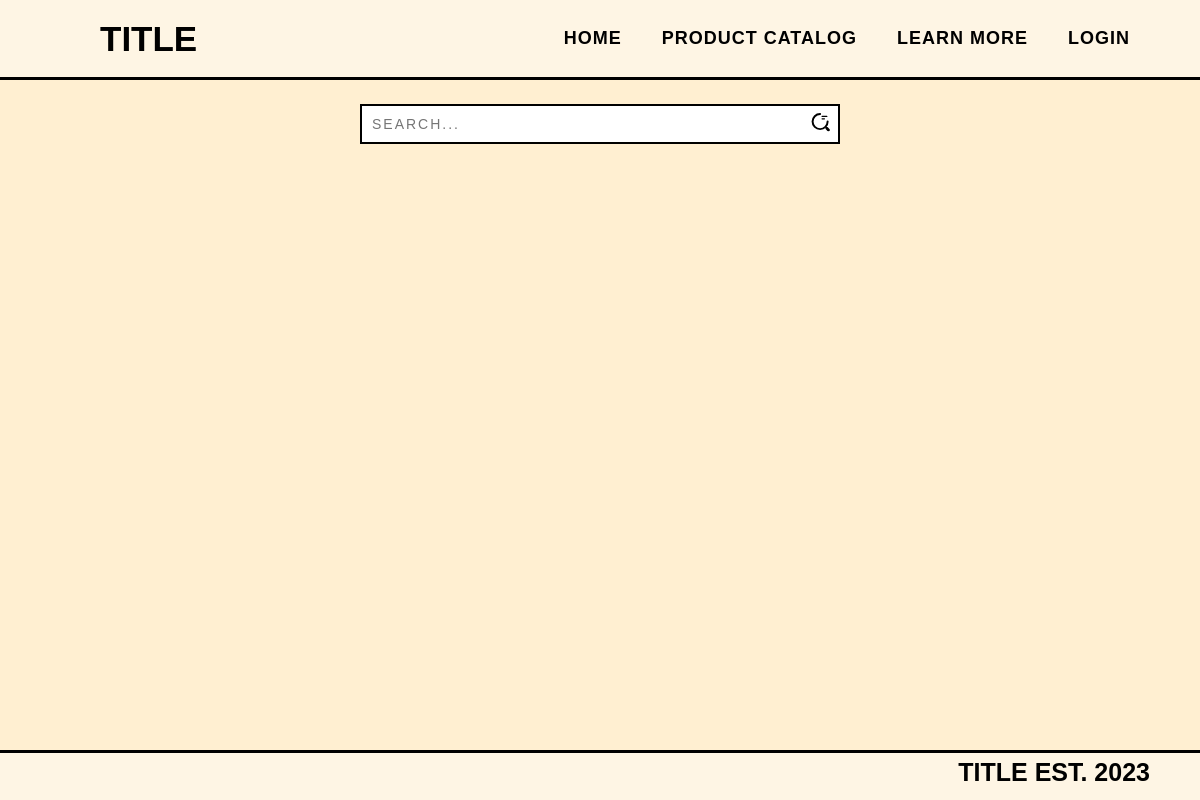
Before: /general/product-catalog.php with the older database file.
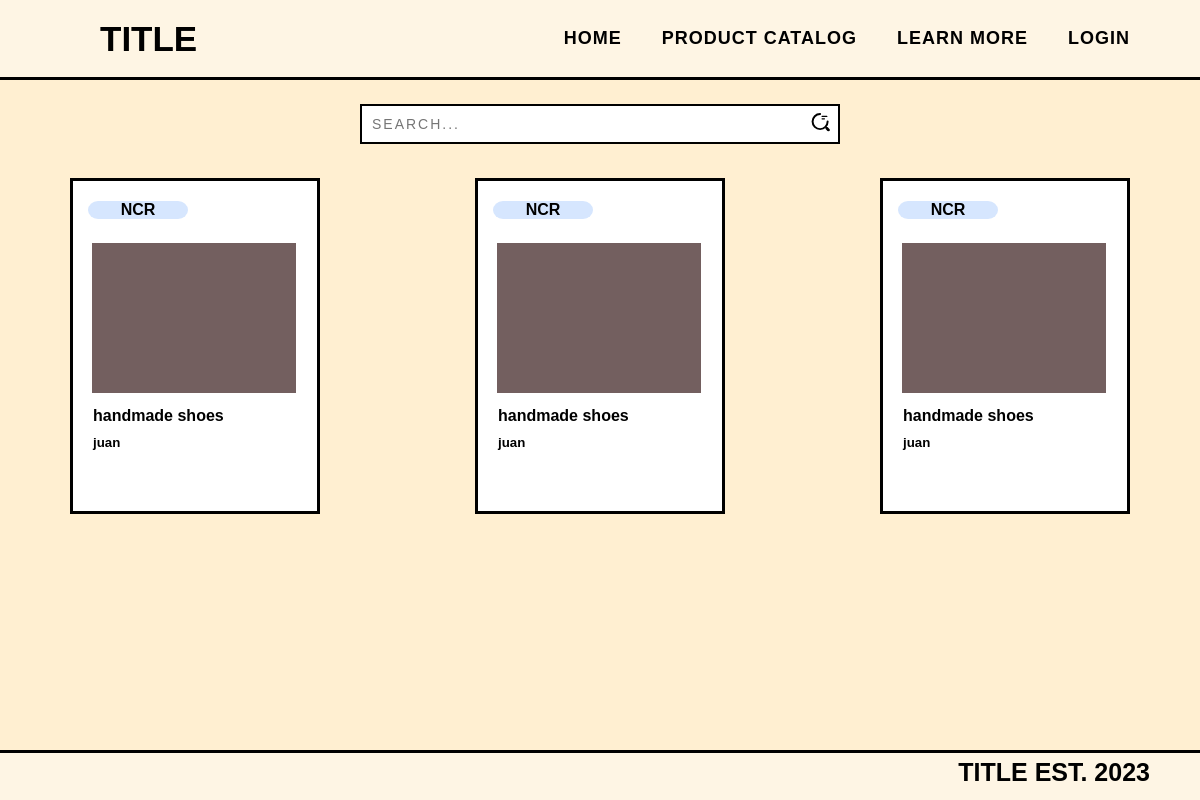
After: the same page with the newer database file.
### tables this page shows
CREATE TABLE `products` (
  `product_id` int(30) NOT NULL,
  `user_id` int(30) NOT NULL,
  `seller_name` varchar(255) NOT NULL,
  `category` varchar(255) NOT NULL,
  `product_name` varchar(255) NOT NULL,
  `product_price` int(50) NOT NULL,
  `product_img` int(255) NOT NULL,
  `product_desc` varchar(1000) NOT NULL
);

### general/product-catalog.php (the view, shortened to what this page needs)
<?php
require_once '../config.php';
?>
<!DOCTYPE html>
<html lang="en">
<head>
    <link rel="stylesheet" href="../styles/global.css">
    <link rel="stylesheet" href="../styles/product-catalog.css">
    <link rel="stylesheet" href="../styles/navbar.css">
    <link rel="stylesheet" href="../styles/footer.css">
</head>
<body>
    <?php
    if (isset($_SESSION['loggedin'])) {
        require_once '../components/navbar-seller.php';
    } else {
        require_once '../components/navbar-general.php';
    }
    ?>
    <div class="container">
        <div class="input-container">
            <form action="product-catalog.php" method="get">
                <input type="text" class="input" placeholder="search..." aria-label="Search" name="query">
            </form>
            <span class="icon">
            </span>
        </div>
        <?php
        $sSearch = "";
        $sql = "SELECT* FROM products";
        if ($sSearch <> "") { ?>
            <?php
            $sql = "SELECT* FROM products WHERE `product_name` LIKE  '%" . $sSearch . "%' or `category` LIKE  '%" . $sSearch . "%'or `seller_name` LIKE  '%" . $sSearch . "%'or `product_price` LIKE  '" . $sSearch . "%'or `product_desc` LIKE  '" . $sSearch . "%'";
            ?>
            <div class="mid_text">
                <h1 class="center"><?php echo " " . $sSearch; ?></h1>
        </div>
        <div class="mid_container">
                <?php
                $upload_dir = '../upload/';
                $result = mysqli_query($conn, $sql);
                $resultCheck = mysqli_num_rows($result);
                if ($resultCheck > 0) {
                    while ($row = mysqli_fetch_assoc($result)) {
                ?>
                        <a href="view_product_specific?id=<?php echo $row['product_id'] ?>" class="product-text sub-link">
                            <div class="card">
                                <div class="capsule">
                                    <p class="capsule_caption"> <?php echo $row['category'] ?> </p>
                                </div>
                                <img src="../img/temp.png" alt="Avatar" style="width:100%">
                                <h4 class="head">
                                    <?php echo $row['product_name'] ?>
                                </h4>
                                <h5 class="read_more">
                                    <?php echo $row['seller_name'] ?>
                                </h5>
                            </div>
                    <?php
                    }
                } else { ?>
                </div>
                    <div class="ex1">
                        <div class="card2">
                            <img src="../img/noitemsfound.png" style=" height: 300px;">
                        </div>
                    </div>
                <?php }
            } else { ?>
                    <div class="mid_container">
                        <?php
                        $result = mysqli_query($conn, $sql);
                        $resultCheck = mysqli_num_rows($result);
                        if ($resultCheck > 0) {
                            while ($row = mysqli_fetch_assoc($result)) {
                        ?>
                                <a href="view_product_specific?id=<?php echo $row['product_id'] ?>" class="product-text sub-link">
                                    <div class="card">
                                        <div class="capsule">
                                            <p class="capsule_caption"> <?php echo $row['category'] ?> </p>
                                        </div>
                                        <img src="../img/temp.png" alt="Avatar" style="width:100%">
                                        <h4 class="head">
                                            <?php echo $row['product_name'] ?>
                                        </h4>
                                        <h5 class="read_more">
                                            <?php echo $row['seller_name'] ?>
                                        </h5>
                            </div>
                            <?php }
                        }
            }
                 ?>
</div>
            </div>
            <?php require_once '../components/footer.php' ?>
</body>
</html>

### components/navbar-general.php (shortened to what this page needs)
<!DOCTYPE html>
<html lang="en">
<head>
  <link rel="stylesheet" href="../styles/global.css">
  <link rel="stylesheet" href="../styles/navbar.css">
</head>
<body>
  <nav class="sticky" id="navbar">
    <div class="logo">
      <p>TITLE</p>
    </div>
    <div>
      <ul>
        <li><a class="active" href="../index.php">HOME</a></li>
        <li><a class="active" href="../general/product-catalog.php">PRODUCT CATALOG</a></li>
        <li><a class="active" href="../general/learn_more.php">LEARN MORE</a></li>
        <li><a class="active" href="../login.php">LOGIN</a></li>
      </ul>
    </div>
  </nav>
</body>
</html>

### components/footer.php (shortened to what this page needs)
<!DOCTYPE html>
<html lang="en">
<head>
    <link rel="stylesheet" href="styles/global.css">
    <link rel="stylesheet" href="styles/footer.css">
</head>
<body>
    <footer>
        <div class="footer">
            <p>TITLE EST. 2023</p>
        </div>
    </footer>
</body>
</html>

### styles/global.css (style rules this page uses)
:root { --bg: #FFEFD1; --wheat: #FEF5E4; --dark-blue: #003077; --orange: #FFA72A; --black: #000; --white: #FFF; --pastel-orange: #FFD892; --pastel-blue: #D6E6FE; --gray:#F3F3F3; }
* { padding: 0; margin: 0; font-family: "Poppins", sans-serif; box-sizing: border-box; color: var(--black); }
body { background: var(--bg); padding-top: 80px; padding-bottom: 80px; }

### styles/product-catalog.css (style rules this page uses)
a { text-decoration: none!important; }
.card { margin-top: 90px; width: 250px; border: solid; color: black; background-color: var(--white); padding: 20px; padding-bottom: 1px; margin: 10px; }
.capsule_caption { text-align: center; font-weight: bold; }
.capsule { border-radius: 10%/50%; width: 100px; background-color: var(--pastel-blue); margin-left: -5px; margin-bottom: 3vh; }
.container { display: flex; flex-direction: column; justify-content: center; align-items: center; }
.mid_container { display: flex; flex-wrap: wrap; align-items: center; justify-content: space-between; align-self: center; width: 90%; }
.head { width: 100%; margin-bottom: 10px; }
.read_more { width: 100%; margin-bottom: 60px; }
img { margin-bottom: 10px; height: 150px; margin-left: -1px; }
.input-container { width: 220px; position: relative; }
.icon { position: absolute; right: 10px; top: calc(50% + 5px); transform: translateY(calc(-50% - 5px)); }
.input { width: 100%; height: 40px; padding: 10px; transition: .2s linear; border: 2.5px solid black; font-size: 14px; text-transform: uppercase; letter-spacing: 2px; }
.input-container { margin-top: 3vh; margin-bottom: 3vh; width: 40%; }

### styles/navbar.css (style rules this page uses)
.sticky { position: fixed; top: 0; z-index: 1; width: 100%; height: 80px; }
nav { background-color: var(--wheat); color: black!important; display: flex; height: 80px; width: 100%; align-items: center; justify-content: space-between; padding: 0 50px 0 100px; flex-wrap: wrap; border-bottom: 3px solid var(--black); }
nav .logo { font-size: 35px; font-weight: 600; }
nav ul { display: flex; flex-wrap: wrap; list-style: none; }
nav ul li { margin: 0 5px; }
nav ul li a { text-decoration: none; color: var(--black); font-size: 18px; font-weight: 600; padding: 8px 15px 15px 15px; border-radius: 5px; letter-spacing: 1px; transition: all 0.3s ease; }

### styles/footer.css (style rules this page uses)
footer { position: fixed; left: 0; bottom: 0; display: flex; height: 50px; width: 100%; align-items: center; justify-content: flex-end; padding: 5px 50px 0 100px; flex-wrap: wrap; border-top: 3px solid var(--black); background-color: var(--wheat); z-index: 0; }
.footer { height: 80px; }
footer .footer { font-size: 25px; font-weight: 600; }

Changed rows visible on the page:
added products: category "NCR", product_name "handmade shoes", seller_name "juan"
added products: category "NCR", product_name "handmade shoes", seller_name "juan"
added products: category "NCR", product_name "handmade shoes", seller_name "juan"
